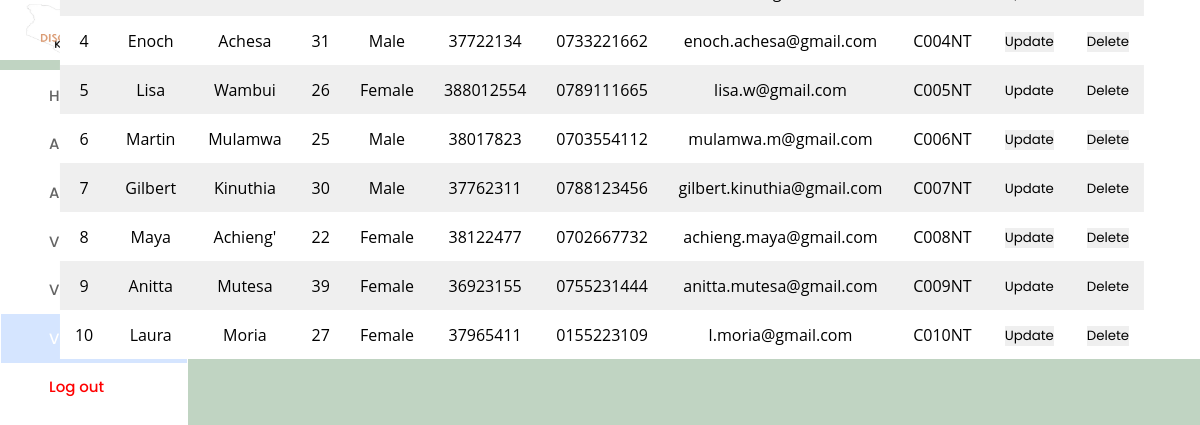
/Admin-Interface/view_client_test.php, run on the app's committed database.
### tables this page shows
CREATE TABLE `clients` (
  `client_id` int(10) NOT NULL,
  `client_fname` varchar(255) NOT NULL,
  `client_lname` varchar(255) NOT NULL,
  `age` int(3) NOT NULL,
  `sex` varchar(255) NOT NULL,
  `national_id` int(10) NOT NULL,
  `phone_number` varchar(15) NOT NULL,
  `client_email` varchar(255) NOT NULL,
  `password` varchar(255) NOT NULL,
  `registered_at` datetime NOT NULL DEFAULT current_timestamp(),
  `code_assigned` tinyint(1) NOT NULL DEFAULT 0,
  `client_code` varchar(6) NOT NULL,
  `agent_assigned` tinyint(1) NOT NULL DEFAULT 0,
  `agent_code` varchar(6) NOT NULL
);

### Admin-Interface/clientdb.php (called while the page is built, shortened)
<?php
require_once("../Processes/DBCONNECT.php");
$sqli="SELECT * FROM clients";
$result = mysqli_query($conn , $sqli);
$test=mysqli_fetch_all($result, MYSQLI_ASSOC);
?>

### Admin-Interface/view_client_test.php (the view, shortened to what this page needs)
<!DOCTYPE html>
<html lang="en">
<head>
  <link rel="stylesheet" href="view_client_test.css" />
  <link rel="stylesheet" href="https://cdnjs.cloudflare.com/ajax/libs/font-awesome/6.2.0/css/all.min.css" />
</head>
<body>
  <header class="header">
    <div class="title">
      <span>Dashboard</span>
    </div>
    <div class="header-icons">
      <div class="account">
        <h4>Welcome Admin</h4>
      </div>
    </div>
  </header>
  <div class="container">
    <nav>
      <div class="side_navbar">
        <a href="Admin_test.php">Home</a>
        <a href="add_admin_test.php">Add Admin</a>
        <a href="add_client_test.php">Add client</a>
        <a href="view_admin_test.php">View Admin</a>
        <a href="view_client_test.php">View client</a>
        <a class="active" href="#">View Client</a>
        <a class="log-out-button" href="admin-login.php">Log out</a>
      </div>
    </nav>
    <table>
        <tbody>
                <?php
                    require_once("clientdb.php");
                    foreach ($test as $key => $value){
                ?>
                <tr>
                    <td><?php echo $value["client_id"] ?></td>
                    <td><?php echo $value["client_fname"] ?></td>
                    <td><?php echo $value["client_lname"] ?></td>
                    <td><?php echo $value["age"] ?></td>
                    <td><?php echo $value["sex"] ?></td>
                    <td><?php echo $value["national_id"] ?></td>
                    <td><?php echo $value["phone_number"] ?></td>
                    <td><?php echo $value["client_email"] ?></td>
                    <td><?php echo $value["client_code"] ?></td>
                    <td><?php
                    echo "<div class='wrapper'>
                        <form action='editclient.php' method='POST'>
                        <input type='hidden' name='client_id' value=".$value['client_id']." />
                        <button type='Submit' class='button'>Update </button>
                        </form>
                        </div>"
                    ?></td>
                    <td><a href="deleteclient.php"?delete="<?php $value["client_id"] ?>"> <button type='Submit' class= 'button'>Delete</button></a></td>
                </tr>
                <?php }
                ?>
            </tbody>
    </table>
    </div>
</body>
</html>

### Admin-Interface/view_client_test.css (style rules this page uses)
* { margin: 0; padding: 0; border: none; outline: none; text-decoration: none; box-sizing: border-box; font-family: "Poppins", sans-serif; }
body { background: #c0d4c2; }
.header { display: flex; align-items: center; justify-content: space-between; height: 60px; padding: 20px; background: white; }
.title { display: flex; align-items: center; }
.title span { color: black; font-size: 18px; font-weight: 600; margin: 2rem 8rem 2rem 2rem; }
.header-icons { display: flex; align-items: center; }
.container { margin-top: 10px; display: flex; justify-content: space-between; height: auto; }
nav { background: white; }
.side_navbar { padding: 1px; display: flex; flex-direction: column; height: 100vh; }
.side_navbar a { width: 100%; padding: 0.8rem 3rem; font-weight: 500; font-size: 15px; color: rgb(100, 100, 100); transition: all 0.35s; }
.side_navbar .log-out-button { color: red; }
.side_navbar .active { background-color: #d5e5ff; color: white; }
table { position: fixed; z-index: 2; left: 50%; transform: translate(-50%, -50%); width: 80%; margin-left: 5%; margin-top: 25px; border-spacing: 0; border-radius: 12px 12px 0 0; border-collapse: separate; background: white; box-shadow: black; text-align: center; }
.th,td { padding: 12px 15px; }
td { font-family: 'Open sans', sans-serif; }
tr:nth-child(odd) { background-color: #eeee; }

### data on the page
clients: client_id "4", client_fname "Enoch", client_lname "Achesa", age "31", sex "Male", national "37722134", phone_number "0733221662", client_email "enoch.achesa@gmail.com", client_code "C004NT"
clients: client_id "5", client_fname "Lisa", client_lname "Wambui", age "26", sex "Female", national "388012554", phone_number "0789111665", client_email "lisa.w@gmail.com", client_code "C005NT"
clients: client_id "6", client_fname "Martin", client_lname "Mulamwa", age "25", sex "Male", national "38017823", phone_number "0703554112", client_email "mulamwa.m@gmail.com", client_code "C006NT"
clients: client_id "7", client_fname "Gilbert", client_lname "Kinuthia", age "30", sex "Male", national "37762311", phone_number "0788123456", client_email "gilbert.kinuthia@gmail.com", client_code "C007NT"
clients: client_id "8", client_fname "Maya", client_lname "Achieng'", age "22", sex "Female", national "38122477", phone_number "0702667732", client_email "achieng.maya@gmail.com", client_code "C008NT"
clients: client_id "9", client_fname "Anitta", client_lname "Mutesa", age "39", sex "Female", national "36923155", phone_number "0755231444", client_email "anitta.mutesa@gmail.com", client_code "C009NT"
clients: client_id "10", client_fname "Laura", client_lname "Moria", age "27", sex "Female", national "37965411", phone_number "0155223109", client_email "l.moria@gmail.com", client_code "C010NT"
